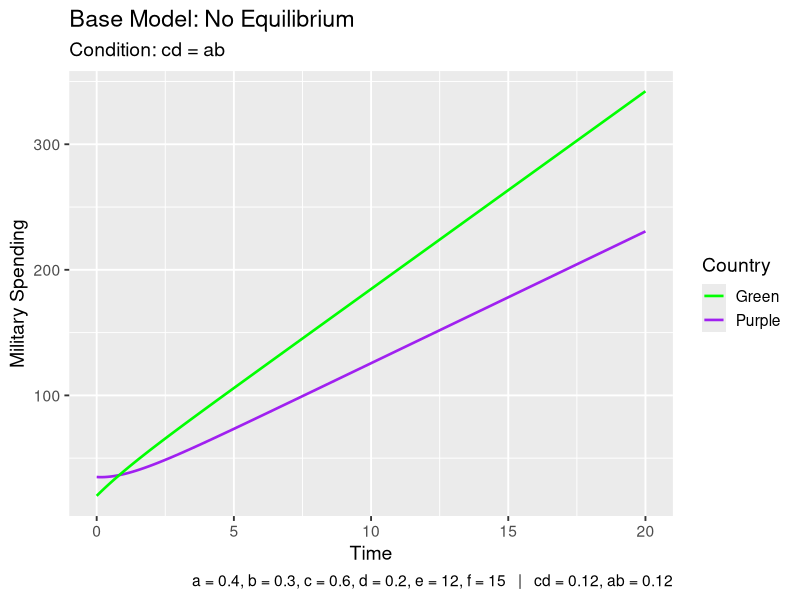
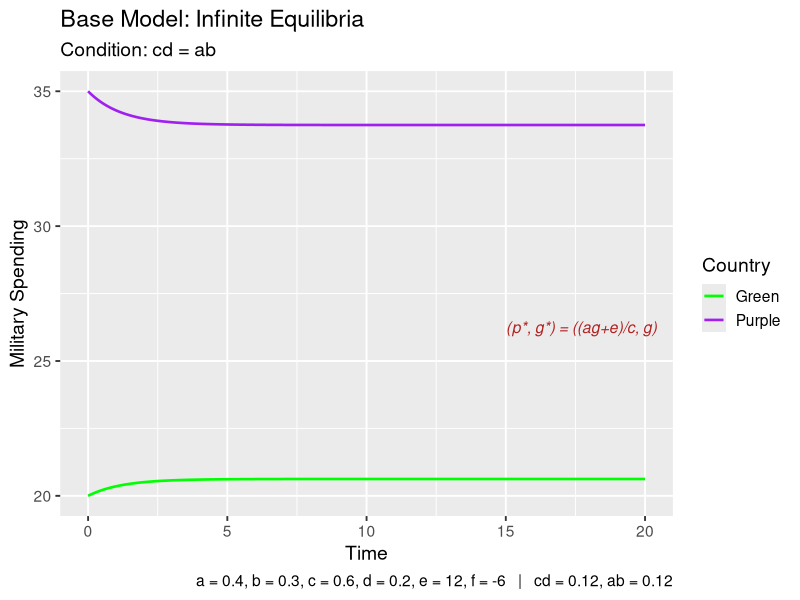
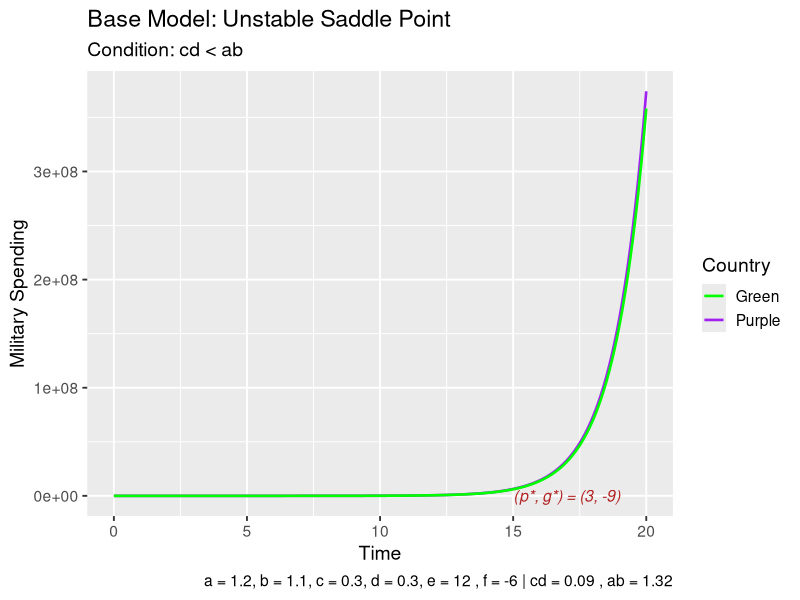
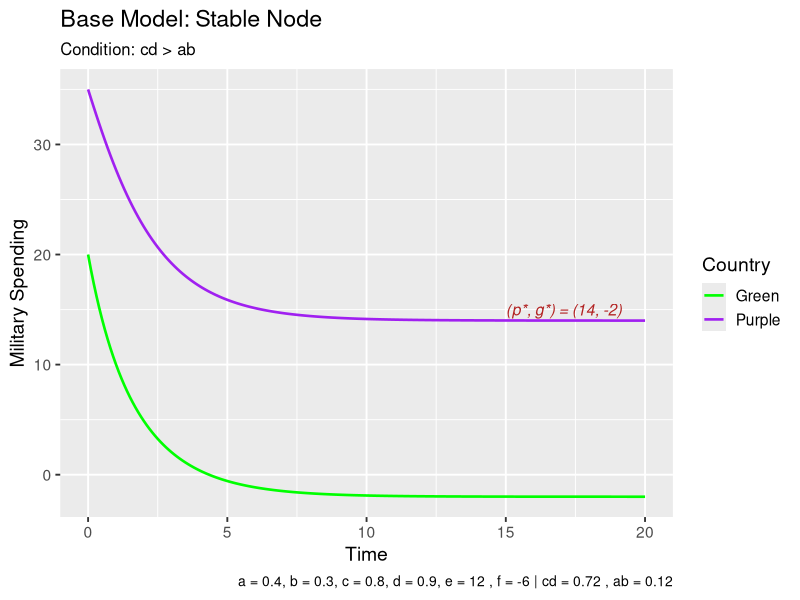
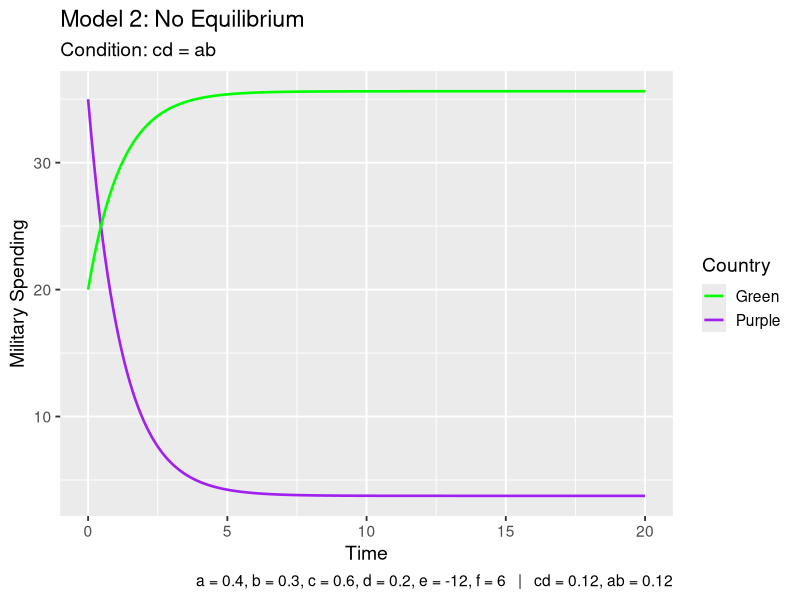
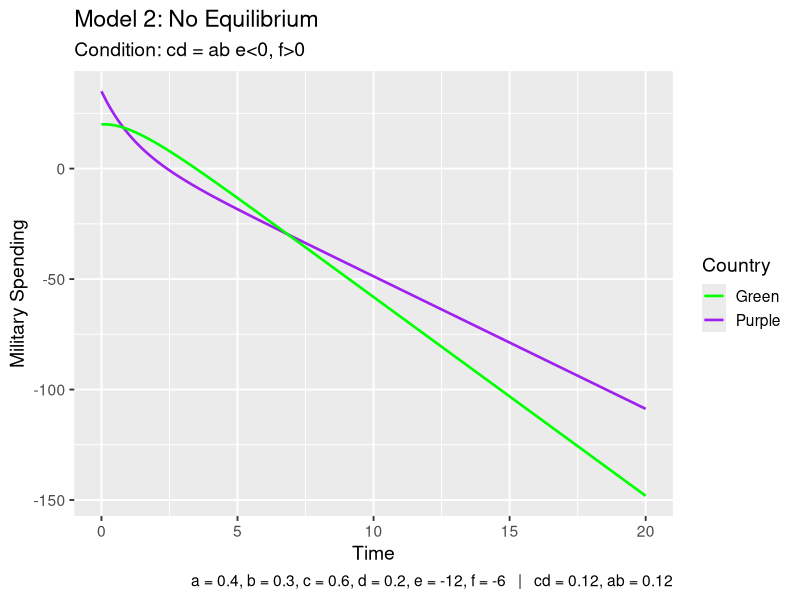
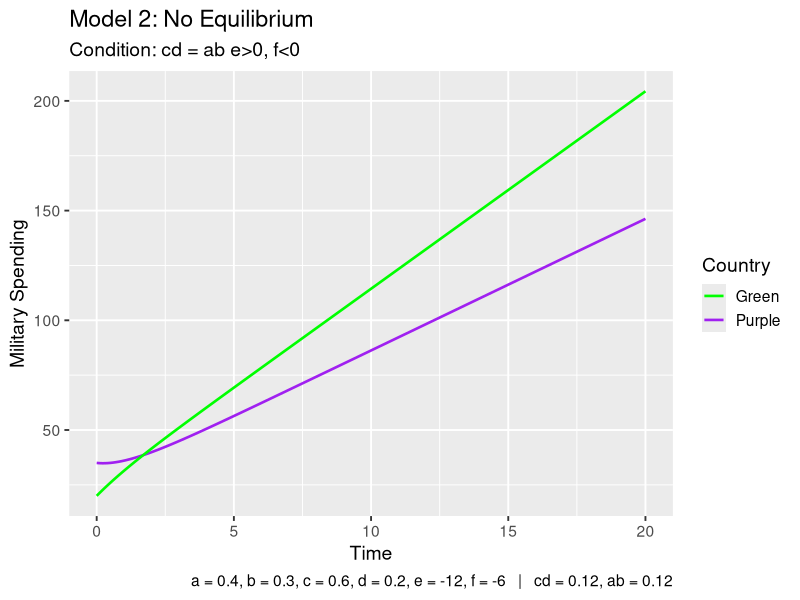

R code for these plots, in order: (Note: this script raises an error after producing the figures.)
####################
# Arms Race Model
####################

#load libraries
library(ggplot2)

#time values
t_vals <- seq(0, 20, by = 0.1)

#parameters
#values of e and f shift the equilibrium but do not change stability results - confirm
e <- 12
f <- 15

#initial conditions determine the starting point of the simulation
#values below or above equilibrium affect whether spending initially increases or decreases
#p0 <- 12
#g0 <- 15
p0 <- 35
g0 <- 20

#create matrix to store model values: simulated spending levels of Purple and Green, respectively
arms <- matrix(NA, nrow = 2, ncol = length(t_vals))
arms[,1] <- c(p0, g0)

#Euler's method to numerically simulate the arms race model
arms_model <- function(t_vals, arms, a, b, c, d, e, f){
  h <- t_vals[2] - t_vals[1]
  for(t in 2:length(t_vals)){
    
    p_prev <- arms[1, t-1]
    g_prev <- arms[2, t-1]
  
    dp <- a*g_prev - c*p_prev + e
    dg <- b*p_prev - d*g_prev + f
    
    p_new <- p_prev + h*dp
    g_new <- g_prev + h*dg
    
    arms[,t] <- c(p_new, g_new)
  }
  return(arms)
}


#equilibirum
equilibrium <- function(a, b, c, d, e, f) {
  denom <- c*d - a*b
  if (abs(denom) < 1e-10) return(NULL)
  
  p_star <- (d*e + a*f) / denom
  g_star <- (b*e + c*f) / denom
  
  return(c(p_star = p_star, g_star = g_star))
}

#Model 1 - Condition: cd = ab, (e,f) >0
model1 <- arms_model(t_vals, arms, a = 0.4, b = 0.3, c = 0.6, d = 0.2, e, f)

soln1 <- data.frame(
  time = t_vals,
  purple = model1[1,],
  green = model1[2,]
)

ggplot(soln1) +
  geom_line(aes(x = time, y = purple, colour = "Purple"), linewidth = 0.9) +
  geom_line(aes(x = time, y = green, colour = "Green"), linewidth = 0.9) +
  
  labs(
    title = "Base Model: No Equilibrium",
    subtitle = "Condition: cd = ab",
    x = "Time",
    y = "Military Spending",
    colour = "Country",
    caption = paste0(
      "a = 0.4, b = 0.3, c = 0.6, d = 0.2, e = ", e, ", f = ", f,
      "   |   cd = ", round(0.6*0.2,2),
      ", ab = ", round(0.4*0.3,2)
    )
  ) +
  
  scale_colour_manual(values = c("Purple" = "purple", "Green" = "green")) +
  
  theme_gray(base_size = 14)

#Model 1 - Condition: cd = ab, infinite equilibria case
#pick good values for e and derive f using the relation established
e <- 12
b <-0.3
c <- 0.6
f <- (-b*e)/c
model1_inf <- arms_model(t_vals, arms, a = 0.4, b = 0.3, c = 0.6, d = 0.2, e, f)

eq1_inf <- equilibrium(a = 0.4, b = 0.3, c = 0.6, d = 0.2, e, f)

soln1_inf <- data.frame(
  time = t_vals,
  purple = model1_inf[1,],
  green = model1_inf[2,]
)

ggplot(soln1_inf) +
  geom_line(aes(x = time, y = purple, colour = "Purple"), linewidth = 0.9) +
  geom_line(aes(x = time, y = green, colour = "Green"), linewidth = 0.9) +
  
  #equilibrium label
  annotate("text",
           x = max(t_vals)*0.75,
           y = max(model1_inf[1,])*0.75,
           label = paste0("(p*, g*) = (",
                          "(ag+e)/c", ", ",
                          "g", ")"),
           hjust = 0,
           size = 4,
           colour = "firebrick",
           fontface = "italic") +
  
  labs(
    title = "Base Model: Infinite Equilibria",
    subtitle = "Condition: cd = ab",
    x = "Time",
    y = "Military Spending",
    colour = "Country",
    caption = paste0(
      "a = 0.4, b = 0.3, c = 0.6, d = 0.2, e = ",  round(e,2), ", f = ", round(f,2),
      "   |   cd = ", round(0.6*0.2,2),
      ", ab = ", round(0.4*0.3,2)
    )
  ) +
  
  scale_colour_manual(values = c("Purple" = "purple", "Green" = "green")) +
  
  theme_gray(base_size = 14)


#Model 2 - Condition: cd < ab , +ve e,f
model2 <- arms_model(t_vals, arms, a = 1.2, b = 1.1, c = 0.3, d = 0.3, e, f)
#Plot Model 2
soln2 <- data.frame(
  time = t_vals,
  purple = model2[1,],
  green = model2[2,]
)

eq2 <- equilibrium(a = 1.2, b = 1.1, c = 0.3, d = 0.3, e = e, f = f)

ggplot(soln2) +
  geom_line(aes(x = time, y = purple, colour = "Purple"), linewidth = 0.9) +
  geom_line(aes(x = time, y = green, colour = "Green"), linewidth = 0.9) +
  
  #equilibrium label
  annotate("text",
           x = max(t_vals)*0.75,
           y = eq2["p_star"] + 1,
           label = paste0("(p*, g*) = (",
                          round(eq2["p_star"],0), ", ",
                          round(eq2["g_star"],0), ")"),
           hjust = 0,
           size = 4,
           colour = "firebrick",
           fontface = "italic") +
  
  labs(
    title = "Base Model: Unstable Saddle Point",
    subtitle = "Condition: cd < ab",
    x = "Time",
    y = "Military Spending",
    colour = "Country",
    caption = paste("a = 1.2, b = 1.1, c = 0.3, d = 0.3, e =", e, ", f =", f,
                    "| cd =", round(0.3*0.3,2), ", ab =", round(1.2*1.1,2))
  ) +
  scale_colour_manual(values = c("Purple" = "purple", "Green" = "green")) +
  theme_gray(base_size = 14)

#Model 3: Condition: cd > ab
model3 <- arms_model(t_vals, arms, a = 0.4, b = 0.3, c = 0.8, d = 0.9, e, f)

soln3 <- data.frame(
  time = t_vals,
  purple = model3[1,],
  green = model3[2,]
)

eq3 <- equilibrium(a = 0.4, b = 0.3, c = 0.8, d = 0.9, e = e, f = f)

ggplot(soln3) +
  geom_line(aes(x = time, y = purple, colour = "Purple"), linewidth = 0.9) +
  geom_line(aes(x = time, y = green, colour = "Green"), linewidth = 0.9) +
  
  #equilibrium label
  annotate("text",
           x = max(t_vals)*0.75,
           y = eq3["p_star"] + 1,
           label = paste0("(p*, g*) = (",
                          round(eq3["p_star"],0), ", ",
                          round(eq3["g_star"],0), ")"),
           hjust = 0,
           size = 4,
           colour = "firebrick",
           fontface = "italic") +
  
  labs(
    title = "Base Model: Stable Node",
    subtitle = "Condition: cd > ab",
    x = "Time",
    y = "Military Spending",
    colour = "Country",
    caption = paste("a = 0.4, b = 0.3, c = 0.8, d = 0.9, e =", e, ", f =", f,
                    "| cd =", round(0.8*0.9,2), ", ab =", round(0.4*0.3,2))
  ) +
  
  scale_colour_manual(values = c("Purple" = "purple", "Green" = "green")) +
  
  theme_gray(base_size = 14) +
  theme(
    plot.title = element_text(face = "plain"),
    plot.subtitle = element_text(size = 12),
    legend.position = "right",
    plot.caption = element_text(size = 10)
  )


#Model 1 - Condition: cd = ab, (e,f) < 0
model1_neg <- arms_model(t_vals, arms, a = 0.4, b = 0.3, c = 0.6, d = 0.2, e=-e, f=-f)

eq1 <- equilibrium(a = 0.4, b = 0.3, c = 0.6, d = 0.2, e = -e, f = -f) 
## Returns null so I'm going to delete logic for
## plotting equilibriums

soln1_neg <- data.frame(
  time = t_vals,
  purple = model1_neg[1,],
  green = model1_neg[2,]
)

ggplot(soln1_neg) +
  geom_line(aes(x = time, y = purple, colour = "Purple"), linewidth = 0.9) +
  geom_line(aes(x = time, y = green, colour = "Green"), linewidth = 0.9) +

  labs(
    title = "Model 2: No Equilibrium",
    subtitle = "Condition: cd = ab",
    x = "Time",
    y = "Military Spending",
    colour = "Country",
    caption = paste0(
      "a = 0.4, b = 0.3, c = 0.6, d = 0.2, e = ", -e, ", f = ", -f,
      "   |   cd = ", round(0.6*0.2,2),
      ", ab = ", round(0.4*0.3,2)
    )
  ) +
  
  scale_colour_manual(values = c("Purple" = "purple", "Green" = "green")) +
  
  theme_gray(base_size = 14)

#Model 1 - Condition: cd = ab, (e< 0 f> 0)
model1_diff <- arms_model(t_vals, arms, a = 0.4, b = 0.3, c = 0.6, d = 0.2, e=-e, f=f)

eq1 <- equilibrium(a = 0.4, b = 0.3, c = 0.6, d = 0.2, e = -e, f = f) 
## Returns null so I'm going to delete logic for
## plotting equilibriums

soln1_neg <- data.frame(
  time = t_vals,
  purple = model1_diff[1,],
  green = model1_diff[2,]
)

ggplot(soln1_neg) +
  geom_line(aes(x = time, y = purple, colour = "Purple"), linewidth = 0.9) +
  geom_line(aes(x = time, y = green, colour = "Green"), linewidth = 0.9) +
  
  labs(
    title = "Model 2: No Equilibrium",
    subtitle = "Condition: cd = ab e<0, f>0",
    x = "Time",
    y = "Military Spending",
    colour = "Country",
    caption = paste0(
      "a = 0.4, b = 0.3, c = 0.6, d = 0.2, e = ", -e, ", f = ", f,
      "   |   cd = ", round(0.6*0.2,2),
      ", ab = ", round(0.4*0.3,2)
    )
  ) +
  
  scale_colour_manual(values = c("Purple" = "purple", "Green" = "green")) +
  
  theme_gray(base_size = 14)

#Model 1 - Condition: cd = ab, (e> 0 f< 0)
model1_diff_b <- arms_model(t_vals, arms, a = 0.4, b = 0.3, c = 0.6, d = 0.2, e=e, f=-f)

eq1 <- equilibrium(a = 0.4, b = 0.3, c = 0.6, d = 0.2, e = e, f = -f) 
## Returns null so I'm going to delete logic for
## plotting equilibriums

soln1_neg <- data.frame(
  time = t_vals,
  purple = model1_diff_b[1,],
  green = model1_diff_b[2,]
)

ggplot(soln1_neg) +
  geom_line(aes(x = time, y = purple, colour = "Purple"), linewidth = 0.9) +
  geom_line(aes(x = time, y = green, colour = "Green"), linewidth = 0.9) +
  
  labs(
    title = "Model 2: No Equilibrium",
    subtitle = "Condition: cd = ab e>0, f<0",
    x = "Time",
    y = "Military Spending",
    colour = "Country",
    caption = paste0(
      "a = 0.4, b = 0.3, c = 0.6, d = 0.2, e = ", -e, ", f = ", f,
      "   |   cd = ", round(0.6*0.2,2),
      ", ab = ", round(0.4*0.3,2)
    )
  ) +
  
  scale_colour_manual(values = c("Purple" = "purple", "Green" = "green")) +
  
  theme_gray(base_size = 14)

#Model 2 - Condition: cd < ab , (e,f) < 0
model2_neg <- arms_model(t_vals, arms, a = 1.2, b = 1.1, c = 0.3, d = 0.3, e, f)
#Plot Model 2
soln2 <- data.frame(
  time = t_vals,
  purple = model2_neg[1,],
  green = model2_neg[2,]
)

eq2 <- equilibrium(a = 1.2, b = 1.1, c = 0.3, d = 0.3, e = -e, f = -f)

ggplot(soln2) +
  geom_line(aes(x = time, y = purple, colour = "Purple"), linewidth = 0.9) +
  geom_line(aes(x = time, y = green, colour = "Green"), linewidth = 0.9) +
  
  #equilibrium label
  abline()
  annotate("text",
           x = max(t_vals)*0.75,
           y = eq2["p_star"] + 1,
           label = paste0("(p*, g*) = (",
                          round(eq2["p_star"],0), ", ",
                          round(eq2["g_star"],0), ")"),
           hjust = 0,
           size = 4,
           colour = "firebrick",
           fontface = "italic") +
  
  labs(
    title = "Model 2: Unstable Saddle Point",
    subtitle = "Condition: cd < ab",
    x = "Time",
    y = "Military Spending",
    colour = "Country",
    caption = paste("a = 1.2, b = 1.1, c = 0.3, d = 0.3, e =", -e, ", f =", -f,
                    "| cd =", round(0.3*0.3,2), ", ab =", round(1.2*1.1,2))
  ) +
  scale_colour_manual(values = c("Purple" = "purple", "Green" = "green")) +
  theme_gray(base_size = 14)

#Model 2 - Condition: cd < ab , (e > 0, f < 0)
model2_diff <- arms_model(t_vals, arms, a = 1.2, b = 1.1, c = 0.3, d = 0.3, e, -f)
#Plot Model 2
soln2 <- data.frame(
  time = t_vals,
  purple = model2_diff[1,],
  green = model2_diff[2,]
)

eq2 <- equilibrium(a = 1.2, b = 1.1, c = 0.3, d = 0.3, e = e, f = -f)

ggplot(soln2) +
  geom_line(aes(x = time, y = purple, colour = "Purple"), linewidth = 0.9) +
  geom_line(aes(x = time, y = green, colour = "Green"), linewidth = 0.9) +
  
#equilibrium label
annotate("text",
         x = max(t_vals)*0.75,
         y = eq2["p_star"] + 1,
         label = paste0("(p*, g*) = (",
                        round(eq2["p_star"],0), ", ",
                        round(eq2["g_star"],0), ")"),
         hjust = 0,
         size = 4,
         colour = "firebrick",
         fontface = "italic") +
  
  labs(
    title = "Model 2: Unstable Saddle Point",
    subtitle = "Condition: cd < ab, e>0 f<0",
    x = "Time",
    y = "Military Spending",
    colour = "Country",
    caption = paste("a = 1.2, b = 1.1, c = 0.3, d = 0.3, e =", e, ", f =", -f,
                    "| cd =", round(0.3*0.3,2), ", ab =", round(1.2*1.1,2))
  ) +
  scale_colour_manual(values = c("Purple" = "purple", "Green" = "green")) +
  theme_gray(base_size = 14)

#Model 2 - Condition: cd < ab , (e < 0, f > 0)
model2_diff_b <- arms_model(t_vals, arms, a = 1.2, b = 1.1, c = 0.3, d = 0.3, -e, f)
#Plot Model 2
soln2 <- data.frame(
  time = t_vals,
  purple = model2_diff[1,],
  green = model2_diff[2,]
)

eq2 <- equilibrium(a = 1.2, b = 1.1, c = 0.3, d = 0.3, e = -e, f = f)

ggplot(soln2) +
  geom_line(aes(x = time, y = purple, colour = "Purple"), linewidth = 0.9) +
  geom_line(aes(x = time, y = green, colour = "Green"), linewidth = 0.9) +
  
  #equilibrium label
  annotate("text",
           x = max(t_vals)*0.75,
           y = eq2["p_star"] + 1,
           label = paste0("(p*, g*) = (",
                          round(eq2["p_star"],0), ", ",
                          round(eq2["g_star"],0), ")"),
           hjust = 0,
           size = 4,
           colour = "firebrick",
           fontface = "italic") +
  
  labs(
    title = "Model 2: Unstable Saddle Point",
    subtitle = "Condition: cd < ab, e<0 f>0",
    x = "Time",
    y = "Military Spending",
    colour = "Country",
    caption = paste("a = 1.2, b = 1.1, c = 0.3, d = 0.3, e =", -e, ", f =", f,
                    "| cd =", round(0.3*0.3,2), ", ab =", round(1.2*1.1,2))
  ) +
  scale_colour_manual(values = c("Purple" = "purple", "Green" = "green")) +
  theme_gray(base_size = 14)

#Model 3: Condition: cd > ab, (e,f) < 0
model3_neg <- arms_model(t_vals, arms, a = 0.4, b = 0.3, c = 0.8, d = 0.9, -e, -f)

soln3_neg <- data.frame(
  time = t_vals,
  purple = model3_neg[1,],
  green = model3_neg[2,]
)

eq3 <- equilibrium(a = 0.4, b = 0.3, c = 0.8, d = 0.9, e = -e, f = -f)

ggplot(soln3) +
  geom_line(aes(x = time, y = purple, colour = "Purple"), linewidth = 0.9) +
  geom_line(aes(x = time, y = green, colour = "Green"), linewidth = 0.9) +
  
  #equilibrium label
  annotate("text",
           x = max(t_vals)*0.75,
           y = eq3["p_star"] + 1,
           label = paste0("(p*, g*) = (",
                          round(eq3["p_star"],0), ", ",
                          round(eq3["g_star"],0), ")"),
           hjust = 0,
           size = 4,
           colour = "firebrick",
           fontface = "italic") +
  
  labs(
    title = "Model 2: Stable Node",
    subtitle = "Condition: cd > ab",
    x = "Time",
    y = "Military Spending",
    colour = "Country",
    caption = paste("a = 0.4, b = 0.3, c = 0.8, d = 0.9, e =", -e, ", f =", -f,
                    "| cd =", round(0.8*0.9,2), ", ab =", round(0.4*0.3,2))
  ) +
  
  scale_colour_manual(values = c("Purple" = "purple", "Green" = "green")) +
  
  theme_gray(base_size = 14) +
  theme(
    plot.title = element_text(face = "plain"),
    plot.subtitle = element_text(size = 12),
    legend.position = "right",
    plot.caption = element_text(size = 10)
  )

#Model 3: Condition: cd > ab, (e < 0, f > 0)
model3_diff <- arms_model(t_vals, arms, a = 0.4, b = 0.3, c = 0.8, d = 0.9, -e, f)

soln3_diff <- data.frame(
  time = t_vals,
  purple = model3_diff[1,],
  green = model3_diff[2,]
)

eq3 <- equilibrium(a = 0.4, b = 0.3, c = 0.8, d = 0.9, e = -e, f = f)

ggplot(soln3) +
  geom_line(aes(x = time, y = purple, colour = "Purple"), linewidth = 0.9) +
  geom_line(aes(x = time, y = green, colour = "Green"), linewidth = 0.9) +
  
  #equilibrium label
  annotate("text",
           x = max(t_vals)*0.75,
           y = eq3["p_star"] + 1,
           label = paste0("(p*, g*) = (",
                          round(eq3["p_star"],0), ", ",
                          round(eq3["g_star"],0), ")"),
           hjust = 0,
           size = 4,
           colour = "firebrick",
           fontface = "italic") +
  
  labs(
    title = "Model 2: Stable Node",
    subtitle = "Condition: cd > ab, e<0, f>0",
    x = "Time",
    y = "Military Spending",
    colour = "Country",
    caption = paste("a = 0.4, b = 0.3, c = 0.8, d = 0.9, e =", -e, ", f =", f,
                    "| cd =", round(0.8*0.9,2), ", ab =", round(0.4*0.3,2))
  ) +
  
  scale_colour_manual(values = c("Purple" = "purple", "Green" = "green")) +
  
  theme_gray(base_size = 14) +
  theme(
    plot.title = element_text(face = "plain"),
    plot.subtitle = element_text(size = 12),
    legend.position = "right",
    plot.caption = element_text(size = 10)
  )

#Model 3: Condition: cd > ab, (e > 0, f < 0)
model3_diff_b <- arms_model(t_vals, arms, a = 0.4, b = 0.3, c = 0.8, d = 0.9, e, -f)

soln3_diff <- data.frame(
  time = t_vals,
  purple = model3_diff_b[1,],
  green = model3_diff_b[2,]
)

eq3 <- equilibrium(a = 0.4, b = 0.3, c = 0.8, d = 0.9, e = e, f = -f)

ggplot(soln3) +
  geom_line(aes(x = time, y = purple, colour = "Purple"), linewidth = 0.9) +
  geom_line(aes(x = time, y = green, colour = "Green"), linewidth = 0.9) +
  
  #equilibrium label
  annotate("text",
           x = max(t_vals)*0.75,
           y = eq3["p_star"] + 1,
           label = paste0("(p*, g*) = (",
                          round(eq3["p_star"],0), ", ",
                          round(eq3["g_star"],0), ")"),
           hjust = 0,
           size = 4,
           colour = "firebrick",
           fontface = "italic") +
  
  labs(
    title = "Model 2: Stable Node",
    subtitle = "Condition: cd > ab, e>0, f<0",
    x = "Time",
    y = "Military Spending",
    colour = "Country",
    caption = paste("a = 0.4, b = 0.3, c = 0.8, d = 0.9, e =", e, ", f =", -f,
                    "| cd =", round(0.8*0.9,2), ", ab =", round(0.4*0.3,2))
  ) +
  
  scale_colour_manual(values = c("Purple" = "purple", "Green" = "green")) +
  
  theme_gray(base_size = 14) +
  theme(
    plot.title = element_text(face = "plain"),
    plot.subtitle = element_text(size = 12),
    legend.position = "right",
    plot.caption = element_text(size = 10)
  )

####################################
### Phase Diagrams for each Case ###
####################################

# Phase diagram for Case 1 e,f >0
plot(model1[1,], model1[2,],
     type="l",
     col="blue",
     lwd=2,
     xlab="Purple spending p(t)",
     ylab="Green spending g(t)",
     main="Phase Diagram: Case 1")
points(p0, g0, col="red", pch=19)  # starting point
text(p0, g0, "Start", pos=4)

# Phase diagram for Case 1 e,f < 0
plot(model1_neg[1,], model1_neg[2,],
     type="l",
     col="blue",
     lwd=2,
     xlab="Purple spending p(t)",
     ylab="Green spending g(t)",
     main="Phase Diagram: Case 1")
points(p0, g0, col="red", pch=19)  # starting point
text(p0, g0, "Start", pos=4)

# Phase diagram for Case 2
plot(model2[1,], model2[2,],
     type="l",
     col="blue",
     lwd=2,
     xlab="Purple spending p(t)",
     ylab="Green spending g(t)",
     main="Phase Diagram: Case 2")
points(p0, g0, col="red", pch=19)  # starting point
text(p0, g0, "Start", pos=4)

#Phase diagram for Case 3
plot(model3[1,], model3[2,],
     type="l",
     col="blue",
     lwd=2,
     xlab="Purple spending p(t)",
     ylab="Green spending g(t)",
     main="Phase Diagram: Case 3")
points(p0, g0, col="red", pch=19)  # starting point
text(p0, g0, "Start", pos=4)
